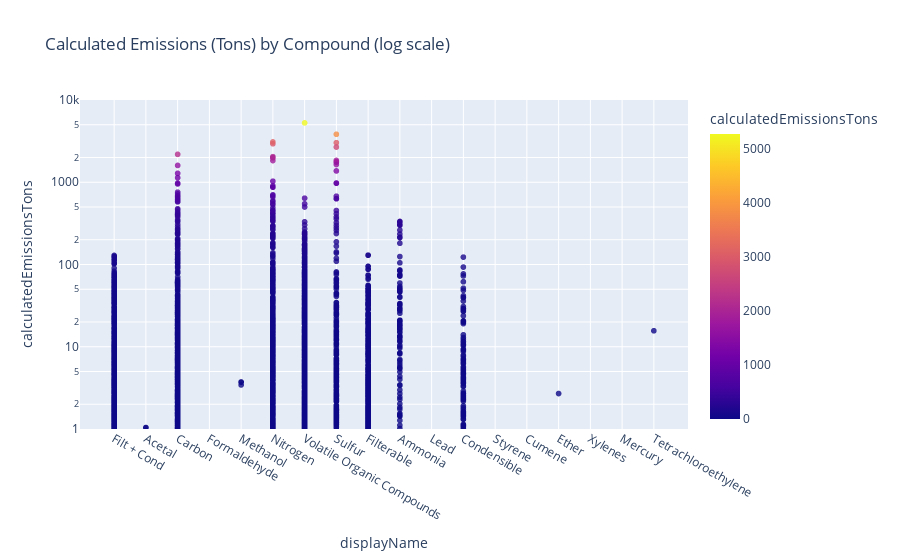

The notebook cell this image was saved under:
### Code cell
import plotly.express as px
import plotly.graph_objects as go

fig = px.scatter(df, x='displayName', y='calculatedEmissionsTons',
	            color='calculatedEmissionsTons', opacity=.8, 
                 hover_name="id", log_y=True,
                 title="Calculated Emissions (Tons) by Compound (log scale)")  #log_y=True
                 
fig.update_yaxes(range=(0,4))
fig.show()

### Figure 1 — Plotly figure (JSON) as saved in the notebook; plotly's stock layout.template omitted (floating-point values rounded to 4 significant figures; data arrays with more than 128 entries replaced by an {"elided": "..."} marker saying what was removed)
{"data": [{"hovertemplate": "<b>%{hovertext}</b><br><br>displayName=%{x}<br>calculatedEmissionsTons=%{marker.color}<extra></extra>", "hovertext": {"elided": "11756 str values"}, "legendgroup": "", "marker": {"color": {"elided": "11756 float values"}, "coloraxis": "coloraxis", "opacity": 0.8, "symbol": "circle"}, "mode": "markers", "name": "", "showlegend": false, "type": "scattergl", "x": {"elided": "11756 str values"}, "xaxis": "x", "y": {"elided": "11756 float values"}, "yaxis": "y"}], "layout": {"coloraxis": {"colorbar": {"title": {"text": "calculatedEmissionsTons"}}, "colorscale": [[0, "#0d0887"], [0.1111, "#46039f"], [0.2222, "#7201a8"], [0.3333, "#9c179e"], [0.4444, "#bd3786"], [0.5556, "#d8576b"], [0.6667, "#ed7953"], [0.7778, "#fb9f3a"], [0.8889, "#fdca26"], [1, "#f0f921"]]}, "legend": {"tracegroupgap": 0}, "title": {"text": "Calculated Emissions (Tons) by Compound (log scale)"}, "xaxis": {"anchor": "y", "domain": [0, 1], "title": {"text": "displayName"}}, "yaxis": {"anchor": "x", "domain": [0, 1], "range": [0, 4], "title": {"text": "calculatedEmissionsTons"}, "type": "log"}}}
